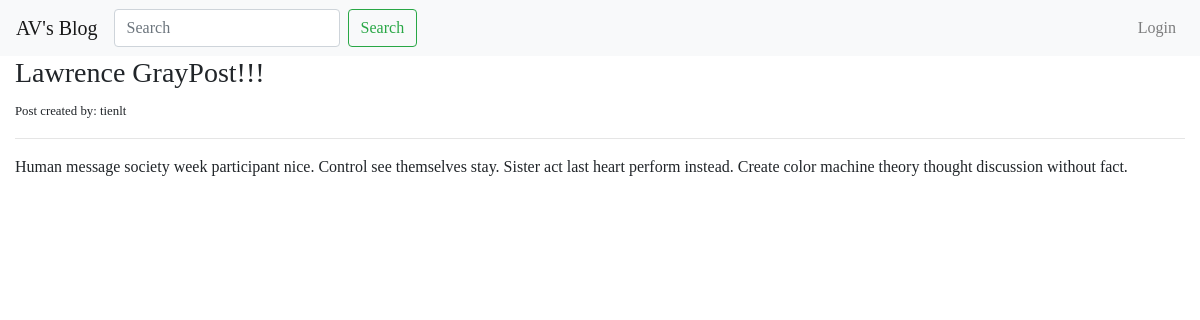
Screenshot of /blog/28 with the database file from the repository.
### blog/models.py (models this page shows, shortened)
class Post(models.Model):
    STATUS_CHOICES = (
        ('draft', 'Draft'),
        ('published', 'Published')
    )
    title = models.CharField(max_length=100, null=True, blank=True, unique=False)
    slug = models.SlugField(max_length=120)
    author = models.ForeignKey(User, related_name='blog_posts', on_delete=models.DO_NOTHING)
    body = models.TextField()
    created = models.DateTimeField(auto_now_add=True)
    updated = models.DateTimeField(auto_now=True)
    status = models.CharField(max_length=10, choices=STATUS_CHOICES, default='draft')

### blog/views.py (the view)
# urls.py: path('blog/<int:id>', views.post_detail, name='post_detail'),
def post_detail(request, id):
    post = get_object_or_404(Post, id=id)
    context = {
        'post': post,
    }
    return render(request, 'blog/post_detail.html', context)

### templates/blog/post_detail.html (shortened to what this page needs)
{% extends 'blog/base.html' %}
{% block content %}
    <h3>{{ post.title }}</h3>
    <small> Post created by: {{ post.author }}</small>
    <hr>
    <p> {{ post.body }}</p>
{% endblock %}

### static/blog/style.css (style rules this page uses)
html { position: relative; min-height: 100%; }
body { font-family: 'Lucida Casaul', 'Comic Sans MS'; }

### rows the page displays
Post: title "Lawrence GrayPost!!!", author "tienlt", body "Human message society week participant nice. Control see themselves stay. Sister act last heart perform instead. Create color machine theory thought discussion without fact."
